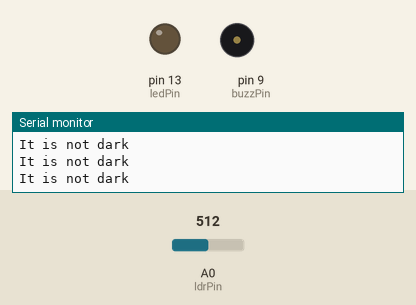
Simulated run of this sketch. Board: Arduino Uno, built with avr-gcc and run on an emulated ATmega328P. Parts: output pins drawn as LEDs (lit = HIGH), buzzer (waves = sounding, pin HIGH), the last lines printed to the serial monitor. Dashed ring = blinking. Inputs (shaded band) come from the test bench; at power-on: A0 (ldrPin) = 512.

Above: at 1.2 s.
1.3 s: A0 (ldrPin) set to 211
4.3 s: A0 (ldrPin) set to 189
At 6.5 s:
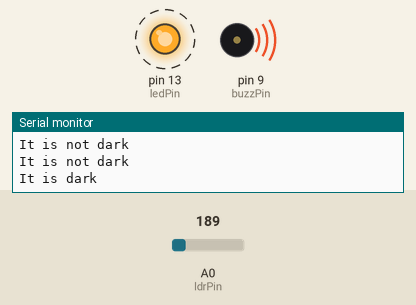
7.3 s: A0 (ldrPin) set to 210
At 8.2 s:
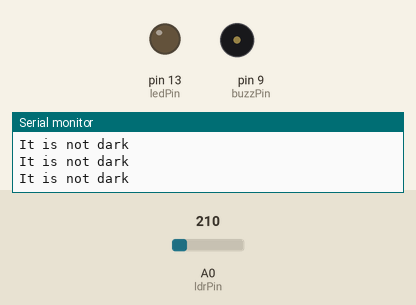
8.8 s: A0 (ldrPin) set to 190
At 9.4 s:
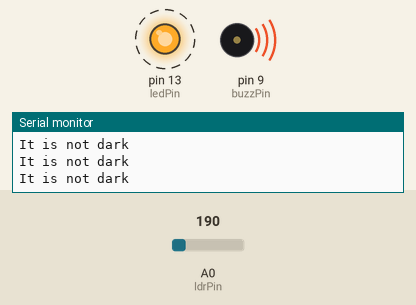
Timing chart, 0 to 12.8 s (numbered marks = the images above; inputs shaded):
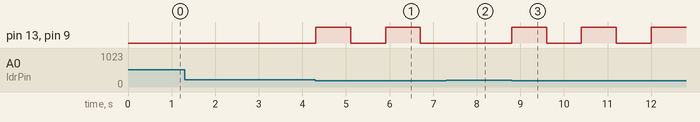

Measured:
- the behaviour switches between 201 and 200 on A0 (ldrPin) (found by bisection; images 0 and 1)
- after the input at 4.3 s, pin 13 (ledPin), pin 9 (buzzPin): alternates HIGH for 0.80 s and LOW for 0.80 s, starting at once
- after the input at 7.3 s, pin 13 (ledPin), pin 9 (buzzPin): stays LOW (without the input it goes to HIGH after 0.21 s)
- after the input at 8.8 s, pin 13 (ledPin), pin 9 (buzzPin): alternates HIGH for 0.80 s and LOW for 0.80 s, starting at once

The sketch:

Burglar_Alarm.ino
```cpp
const int ledPin = 13; //Define the LED Pin to be D13
const int ldrPin = A0; //Define the LDR pin to be A0
const int buzzPin = 9; //Define the Buzzer pin to be D9

void setup() {
  // put your setup code here, to run once:
  //Define the pins as input and output
  pinMode(ledPin, OUTPUT);
  pinMode(buzzPin, OUTPUT);
  pinMode(ldrPin, INPUT);

  //Begin serial communication for debugging
  Serial.begin(9600);

}

void loop() {
  // put your main code here, to run repeatedly:

  int ldr = analogRead(ldrPin);

  if (ldr <= 200)
  {
    //LED will blink and buzzer will sound when it is dark
    digitalWrite(ledPin, HIGH);
    digitalWrite(buzzPin, HIGH);
    delay(800);
    digitalWrite(ledPin, LOW);
    digitalWrite(buzzPin, LOW);
    delay(800);

    Serial.println("It is dark");
  }
  else
  {
    //The buzzer and LED will be off when there is enough light.
    digitalWrite(ledPin, LOW);
    digitalWrite(buzzPin, LOW);
    Serial.println("It is not dark");
  }
}
```
